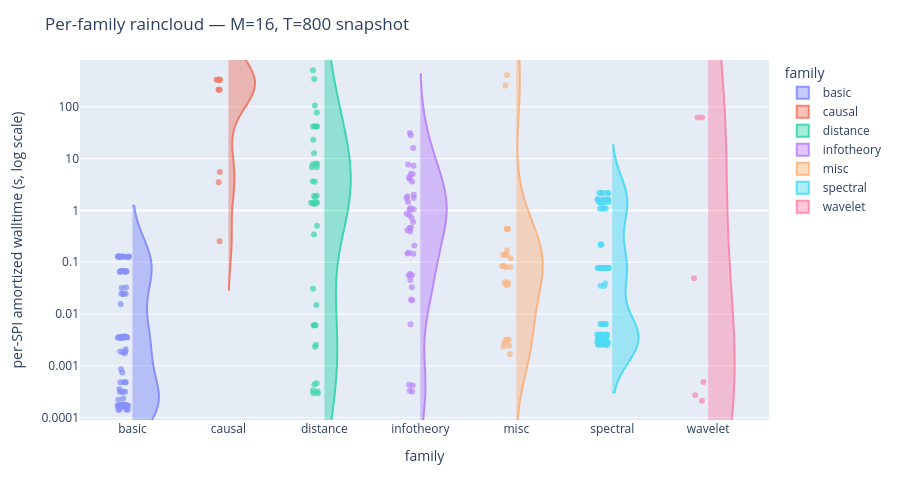

The notebook cell this image was saved under:
### Markdown cell above
### 3b-snapshot. Per-family raincloud — focus cell (M=16, T=800)

### Code cell
df_focus = df.loc[(df["M"] == FOCUS_M) & (df["T"] == FOCUS_T) & (df["amortized_s"] > 0)].copy()
df_focus["log_walltime_s"] = np.log10(df_focus["amortized_s"])
family_order = [f for f in FAMILY_ORDER if f in df_focus["family"].values]

exp_min = int(np.floor(df_focus["log_walltime_s"].min()))
exp_max = int(np.ceil(df_focus["log_walltime_s"].max()))
tickvals = list(range(exp_min, exp_max + 1))
ticktext = [f"{10**e:g}" for e in tickvals]

fig = px.violin(
    df_focus,
    y="log_walltime_s", x="family", color="family",
    category_orders={"family": family_order},
    hover_data={
        "spi": True, "M": True, "T": True,
        "amortized_s": ":.4f", "family": False,
        "log_walltime_s": False,
    },
    points="all",
    height=500,
    width=900,
    range_y=[df_focus["log_walltime_s"].min() - 0.2,
             df_focus["log_walltime_s"].max() + 0.2],
)

style = {
    "side": "positive",
    "pointpos": -0.35,
    "jitter": 0.22,
    "width": 0.55,
    "meanline_visible": False,
    "box_visible": False,
    "marker": {"size": 6, "opacity": 0.72},
    "opacity": 0.72,
}
for trace in fig.data:
    trace.update(**style)

fig.update_layout(
    yaxis={
        "title": "per-SPI amortized walltime (s, log scale)",
        "tickmode": "array",
        "tickvals": tickvals,
        "ticktext": ticktext,
    },
    xaxis_title="family",
    title=f"Per-family raincloud — M={FOCUS_M}, T={FOCUS_T} snapshot",
    legend_title_text="family",
    margin={"l": 80, "r": 20, "t": 60, "b": 80},
)
fig.show()

### Figure 1 — Plotly figure (JSON) as saved in the notebook; plotly's stock layout.template omitted (floating-point values rounded to 4 significant figures; data arrays with more than 128 entries replaced by an {"elided": "..."} marker saying what was removed)
{"data": [{"alignmentgroup": "True", "box": {"visible": false}, "customdata": {"elided": "84x4 mixed values"}, "hovertemplate": "spi=%{customdata[0]}<br>M=%{customdata[1]}<br>T=%{customdata[2]}<br>amortized_s=%{customdata[3]:.4f}<extra></extra>", "jitter": 0.22, "legendgroup": "basic", "marker": {"color": "#636efa", "opacity": 0.72, "size": 6}, "meanline": {"visible": false}, "name": "basic", "offsetgroup": "basic", "opacity": 0.72, "orientation": "v", "pointpos": -0.35, "points": "all", "scalegroup": "True", "showlegend": true, "side": "positive", "type": "violin", "width": 0.55, "x": ["basic", "basic", "basic", "basic", "basic", "basic", "basic", "basic", "basic", "basic", "basic", "basic", "basic", "basic", "basic", "basic", "basic", "basic", "basic", "basic", "basic", "basic", "basic", "basic", "basic", "basic", "basic", "basic", "basic", "basic", "basic", "basic", "basic", "basic", "basic", "basic", "basic", "basic", "basic", "basic", "basic", "basic", "basic", "basic", "basic", "basic", "basic", "basic", "basic", "basic", "basic", "basic", "basic", "basic", "basic", "basic", "basic", "basic", "basic", "basic", "basic", "basic", "basic", "basic", "basic", "basic", "basic", "basic", "basic", "basic", "basic", "basic", "basic", "basic", "basic", "basic", "basic", "basic", "basic", "basic", "basic", "basic", "basic", "basic"], "x0": " ", "xaxis": "x", "y": [-3.5, -1.172, -3.316, -1.608, -3.754, -1.185, -3.846, -3.787, -3.5, -1.172, -3.316, -1.608, -3.754, -1.185, -3.846, -3.787, -3.5, -1.172, -3.316, -1.608, -3.754, -1.185, -3.846, -3.787, -3.5, -1.172, -3.316, -1.608, -3.754, -1.185, -3.846, -3.787, -2.682, -2.723, -1.488, -1.496, -3.45, -3.654, -3.633, -3.752, -3.77, -3.759, -3.759, -3.772, -3.764, -3.772, -3.783, -3.78, -3.764, -3.775, -2.445, -2.446, -2.454, -2.443, -2.457, -2.429, -2.451, -2.444, -2.456, -2.45, -2.456, -2.449, -2.458, -2.445, -0.8909, -0.8912, -0.89, -0.8931, -0.8941, -0.8919, -0.8909, -0.891, -0.8928, -0.8928, -0.8933, -0.8948, -0.8932, -0.895, -1.805, -2.758, -2.742, -2.724, -3.128, -3.064], "y0": " ", "yaxis": "y"}, {"alignmentgroup": "True", "box": {"visible": false}, "customdata": [["anm", 16, 800, 5.52], ["cds", 16, 800, 3.487], ["reci", 16, 800, 0.2533], ["ccm_E-None_mean", 16, 800, 332.1], ["ccm_E-None_max", 16, 800, 332.1], ["ccm_E-None_diff", 16, 800, 332.1], ["ccm_E-1_mean", 16, 800, 214.1], ["ccm_E-1_max", 16, 800, 214.1], ["ccm_E-1_diff", 16, 800, 214.1], ["ccm_E-10_mean", 16, 800, 332.0], ["ccm_E-10_max", 16, 800, 332.0], ["ccm_E-10_diff", 16, 800, 332.0]], "hovertemplate": "spi=%{customdata[0]}<br>M=%{customdata[1]}<br>T=%{customdata[2]}<br>amortized_s=%{customdata[3]:.4f}<extra></extra>", "jitter": 0.22, "legendgroup": "causal", "marker": {"color": "#EF553B", "opacity": 0.72, "size": 6}, "meanline": {"visible": false}, "name": "causal", "offsetgroup": "causal", "opacity": 0.72, "orientation": "v", "pointpos": -0.35, "points": "all", "scalegroup": "True", "showlegend": true, "side": "positive", "type": "violin", "width": 0.55, "x": ["causal", "causal", "causal", "causal", "causal", "causal", "causal", "causal", "causal", "causal", "causal", "causal"], "x0": " ", "xaxis": "x", "y": [0.7419, 0.5425, -0.5963, 2.521, 2.521, 2.521, 2.331, 2.331, 2.331, 2.521, 2.521, 2.521], "y0": " ", "yaxis": "y"}, {"alignmentgroup": "True", "box": {"visible": false}, "customdata": {"elided": "44x4 mixed values"}, "hovertemplate": "spi=%{customdata[0]}<br>M=%{customdata[1]}<br>T=%{customdata[2]}<br>amortized_s=%{customdata[3]:.4f}<extra></extra>", "jitter": 0.22, "legendgroup": "distance", "marker": {"color": "#00cc96", "opacity": 0.72, "size": 6}, "meanline": {"visible": false}, "name": "distance", "offsetgroup": "distance", "opacity": 0.72, "orientation": "v", "pointpos": -0.35, "points": "all", "scalegroup": "True", "showlegend": true, "side": "positive", "type": "violin", "width": 0.55, "x": ["distance", "distance", "distance", "distance", "distance", "distance", "distance", "distance", "distance", "distance", "distance", "distance", "distance", "distance", "distance", "distance", "distance", "distance", "distance", "distance", "distance", "distance", "distance", "distance", "distance", "distance", "distance", "distance", "distance", "distance", "distance", "distance", "distance", "distance", "distance", "distance", "distance", "distance", "distance", "distance", "distance", "distance", "distance", "distance"], "x0": " ", "xaxis": "x", "y": [-3.363, -3.478, -3.338, -3.495, -3.529, -3.53, 0.5518, 0.5608, 1.365, 0.8319, 0.8349, 2.704, 2.023, 2.535, 1.103, 1.889, -0.4626, -0.2938, -1.512, -2.63, -2.595, 0.8987, 0.8891, 0.8991, 0.2532, 0.2808, 0.2839, -2.216, -2.216, 0.1312, 0.1312, 0.1457, 0.1457, 1.621, 1.621, -2.216, -2.216, 0.1312, 0.1312, 0.1457, 0.1457, 1.621, 1.621, -1.828], "y0": " ", "yaxis": "y"}, {"alignmentgroup": "True", "box": {"visible": false}, "customdata": {"elided": "43x4 mixed values"}, "hovertemplate": "spi=%{customdata[0]}<br>M=%{customdata[1]}<br>T=%{customdata[2]}<br>amortized_s=%{customdata[3]:.4f}<extra></extra>", "jitter": 0.22, "legendgroup": "infotheory", "marker": {"color": "#ab63fa", "opacity": 0.72, "size": 6}, "meanline": {"visible": false}, "name": "infotheory", "offsetgroup": "infotheory", "opacity": 0.72, "orientation": "v", "pointpos": -0.35, "points": "all", "scalegroup": "True", "showlegend": true, "side": "positive", "type": "violin", "width": 0.55, "x": ["infotheory", "infotheory", "infotheory", "infotheory", "infotheory", "infotheory", "infotheory", "infotheory", "infotheory", "infotheory", "infotheory", "infotheory", "infotheory", "infotheory", "infotheory", "infotheory", "infotheory", "infotheory", "infotheory", "infotheory", "infotheory", "infotheory", "infotheory", "infotheory", "infotheory", "infotheory", "infotheory", "infotheory", "infotheory", "infotheory", "infotheory", "infotheory", "infotheory", "infotheory", "infotheory", "infotheory", "infotheory", "infotheory", "infotheory", "infotheory", "infotheory", "infotheory", "infotheory"], "x0": " ", "xaxis": "x", "y": [-3.366, -1.228, -0.3844, -3.48, -2.198, -1.723, -0.8336, 0.6069, 1.207, -1.732, -0.6751, 0.04387, -1.345, 0.2419, 0.7047, -1.25, -0.09531, 0.7024, -1.255, -0.1444, 0.6377, -3.502, 0.01355, -0.0641, 0.02371, -3.38, 0.2731, 0.2327, 0.02291, 1.452, 1.496, 0.8848, 0.8636, 0.5562, 0.301, -0.2245, -1.484, -0.4067, 0.1643, -0.8375, -0.8152, -0.3367, -0.3325], "y0": " ", "yaxis": "y"}, {"alignmentgroup": "True", "box": {"visible": false}, "customdata": [["lmfit_Ridge", 16, 800, 0.1198], ["lmfit_Lasso", 16, 800, 0.138], ["lmfit_SGDRegressor", 16, 800, 0.1708], ["lmfit_ElasticNet", 16, 800, 0.1385], ["lmfit_BayesianRidge", 16, 800, 0.142], ["gpfit_DotProduct", 16, 800, 258.0], ["gpfit_RBF", 16, 800, 411.1], ["coint_johansen_max_eig_stat_order-0_ardiff-10", 16, 800, 0.08025], ["coint_johansen_trace_stat_order-0_ardiff-10", 16, 800, 0.08025], ["coint_johansen_max_eig_stat_order-0_ardiff-1", 16, 800, 0.03676], ["coint_johansen_trace_stat_order-0_ardiff-1", 16, 800, 0.03676], ["coint_johansen_max_eig_stat_order-1_ardiff-10", 16, 800, 0.08409], ["coint_johansen_trace_stat_order-1_ardiff-10", 16, 800, 0.08409], ["coint_johansen_max_eig_stat_order-1_ardiff-1", 16, 800, 0.04095], ["coint_johansen_trace_stat_order-1_ardiff-1", 16, 800, 0.04095], ["coint_aeg_tstat_trend-c_autolag-aic_maxlag-10", 16, 800, 0.436], ["coint_aeg_tstat_trend-ct_autolag-aic_maxlag-10", 16, 800, 0.4397], ["coint_aeg_tstat_trend-ct_autolag-bic_maxlag-10", 16, 800, 0.4364], ["pec", 16, 800, 0.002821], ["pec_orth", 16, 800, 0.002458], ["pec_log", 16, 800, 0.001673], ["pec_orth_log", 16, 800, 0.003211], ["pec_orth_abs", 16, 800, 0.00236], ["pec_orth_log_abs", 16, 800, 0.003182], ["ids", 16, 800, 0.003079]], "hovertemplate": "spi=%{customdata[0]}<br>M=%{customdata[1]}<br>T=%{customdata[2]}<br>amortized_s=%{customdata[3]:.4f}<extra></extra>", "jitter": 0.22, "legendgroup": "misc", "marker": {"color": "#FFA15A", "opacity": 0.72, "size": 6}, "meanline": {"visible": false}, "name": "misc", "offsetgroup": "misc", "opacity": 0.72, "orientation": "v", "pointpos": -0.35, "points": "all", "scalegroup": "True", "showlegend": true, "side": "positive", "type": "violin", "width": 0.55, "x": ["misc", "misc", "misc", "misc", "misc", "misc", "misc", "misc", "misc", "misc", "misc", "misc", "misc", "misc", "misc", "misc", "misc", "misc", "misc", "misc", "misc", "misc", "misc", "misc", "misc"], "x0": " ", "xaxis": "x", "y": [-0.9214, -0.8603, -0.7675, -0.8587, -0.8476, 2.412, 2.614, -1.096, -1.096, -1.435, -1.435, -1.075, -1.075, -1.388, -1.388, -0.3605, -0.3568, -0.3602, -2.55, -2.609, -2.777, -2.493, -2.627, -2.497, -2.512], "y0": " ", "yaxis": "y"}, {"alignmentgroup": "True", "box": {"visible": false}, "customdata": {"elided": "114x4 mixed values"}, "hovertemplate": "spi=%{customdata[0]}<br>M=%{customdata[1]}<br>T=%{customdata[2]}<br>amortized_s=%{customdata[3]:.4f}<extra></extra>", "jitter": 0.22, "legendgroup": "spectral", "marker": {"color": "#19d3f3", "opacity": 0.72, "size": 6}, "meanline": {"visible": false}, "name": "spectral", "offsetgroup": "spectral", "opacity": 0.72, "orientation": "v", "pointpos": -0.35, "points": "all", "scalegroup": "True", "showlegend": true, "side": "positive", "type": "violin", "width": 0.55, "x": ["spectral", "spectral", "spectral", "spectral", "spectral", "spectral", "spectral", "spectral", "spectral", "spectral", "spectral", "spectral", "spectral", "spectral", "spectral", "spectral", "spectral", "spectral", "spectral", "spectral", "spectral", "spectral", "spectral", "spectral", "spectral", "spectral", "spectral", "spectral", "spectral", "spectral", "spectral", "spectral", "spectral", "spectral", "spectral", "spectral", "spectral", "spectral", "spectral", "spectral", "spectral", "spectral", "spectral", "spectral", "spectral", "spectral", "spectral", "spectral", "spectral", "spectral", "spectral", "spectral", "spectral", "spectral", "spectral", "spectral", "spectral", "spectral", "spectral", "spectral", "spectral", "spectral", "spectral", "spectral", "spectral", "spectral", "spectral", "spectral", "spectral", "spectral", "spectral", "spectral", "spectral", "spectral", "spectral", "spectral", "spectral", "spectral", "spectral", "spectral", "spectral", "spectral", "spectral", "spectral", "spectral", "spectral", "spectral", "spectral", "spectral", "spectral", "spectral", "spectral", "spectral", "spectral", "spectral", "spectral", "spectral", "spectral", "spectral", "spectral", "spectral", "spectral", "spectral", "spectral", "spectral", "spectral", "spectral", "spectral", "spectral", "spectral", "spectral", "spectral", "spectral", "spectral"], "x0": " ", "xaxis": "x", "y": [-2.19, -2.19, -2.19, -2.19, -2.19, -2.19, -2.519, -2.519, -2.519, -2.519, -2.519, -2.519, -2.551, -2.551, -2.551, -2.551, -2.551, -2.551, -0.6567, -0.6622, -0.6602, -2.401, -2.401, -2.401, -2.401, -2.401, -2.401, -2.58, -2.58, -2.58, -2.58, -2.58, -2.58, -2.499, -2.499, -2.499, -2.499, -2.499, -2.499, -2.595, -2.595, -2.595, -2.595, -2.595, -2.595, -2.402, -2.402, -2.402, -2.402, -2.402, -2.402, -2.459, -2.459, -2.459, -2.459, -2.459, -2.459, 0.1562, 0.1562, 0.1562, 0.1562, 0.1562, 0.1562, 0.2081, 0.2081, 0.2081, 0.2081, 0.2081, 0.2081, 0.03889, 0.03889, 0.03889, 0.03889, 0.03889, 0.03889, 0.2109, 0.2109, 0.2109, 0.2109, 0.2109, 0.2109, 0.3368, 0.3368, 0.3368, 0.3368, 0.3368, 0.3368, -1.408, -1.459, -1.456, -1.11, -1.11, -1.11, -1.11, -1.11, -1.11, -1.11, -1.11, -1.11, -1.11, -1.11, -1.11, -1.11, -1.11, -1.11, -1.11, -1.11, -1.11, -1.11, -1.11, -1.11, -1.11, -1.11, -1.11], "y0": " ", "yaxis": "y"}, {"alignmentgroup": "True", "box": {"visible": false}, "customdata": [["psi_wavelet_mean_fs-1_fmin-0_fmax-0-5_mean", 16, 800, 62.24], ["psi_wavelet_mean_fs-1_fmin-0_fmax-0-25_mean", 16, 800, 62.26], ["psi_wavelet_mean_fs-1_fmin-0-25_fmax-0-5_mean", 16, 800, 0.04877], ["psi_wavelet_max_fs-1_fmin-0_fmax-0-5_max", 16, 800, 0.000486], ["psi_wavelet_max_fs-1_fmin-0_fmax-0-25_max", 16, 800, 0.000269], ["psi_wavelet_max_fs-1_fmin-0-25_fmax-0-5_max", 16, 800, 0.000212]], "hovertemplate": "spi=%{customdata[0]}<br>M=%{customdata[1]}<br>T=%{customdata[2]}<br>amortized_s=%{customdata[3]:.4f}<extra></extra>", "jitter": 0.22, "legendgroup": "wavelet", "marker": {"color": "#FF6692", "opacity": 0.72, "size": 6}, "meanline": {"visible": false}, "name": "wavelet", "offsetgroup": "wavelet", "opacity": 0.72, "orientation": "v", "pointpos": -0.35, "points": "all", "scalegroup": "True", "showlegend": true, "side": "positive", "type": "violin", "width": 0.55, "x": ["wavelet", "wavelet", "wavelet", "wavelet", "wavelet", "wavelet"], "x0": " ", "xaxis": "x", "y": [1.794, 1.794, -1.312, -3.313, -3.57, -3.674], "y0": " ", "yaxis": "y"}], "layout": {"height": 500, "legend": {"title": {"text": "family"}, "tracegroupgap": 0}, "margin": {"b": 80, "l": 80, "r": 20, "t": 60}, "title": {"text": "Per-family raincloud — M=16, T=800 snapshot"}, "violinmode": "overlay", "width": 900, "xaxis": {"anchor": "y", "categoryarray": ["basic", "causal", "distance", "infotheory", "misc", "spectral", "wavelet"], "categoryorder": "array", "domain": [0, 1], "title": {"text": "family"}}, "yaxis": {"anchor": "x", "domain": [0, 1], "range": [-4.046, 2.904], "tickmode": "array", "ticktext": ["0.0001", "0.001", "0.01", "0.1", "1", "10", "100", "1000"], "tickvals": [-4, -3, -2, -1, 0, 1, 2, 3], "title": {"text": "per-SPI amortized walltime (s, log scale)"}}}}
